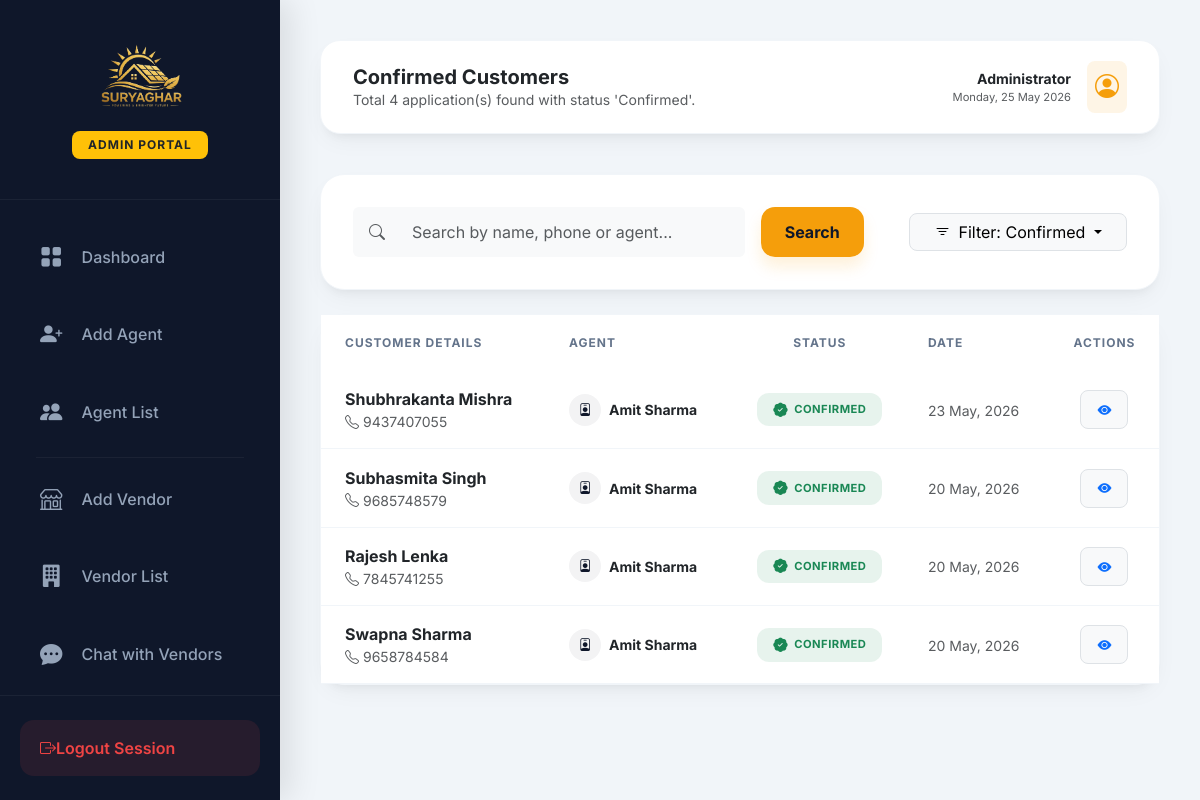
The app's page /admin-all-customers/?status=Confirmed (signed in) with its own data.
### app/models.py (models this page shows, shortened)
class Customer(models.Model):
    STATUS_CHOICES = [
        ('Pending', 'Pending'),
        ('Approved', 'Approved'),
        ('Confirmed', 'Confirmed'),
        ('Rejected', 'Rejected'),
    ]
    VENDOR_STATUS_CHOICES = [
        ('Pending', 'Pending'),
        ('Approve', 'Approve'),
        ('Complete', 'Complete'),
        ('Hold', 'Hold'),
    ]
    agent = models.ForeignKey(Agent, on_delete=models.CASCADE, related_name='customers')
    customer_name = models.CharField(max_length=200)
    aadhaar_card = models.FileField(upload_to='customers/aadhaar/')
    pan_card = models.FileField(upload_to='customers/pan/')
    electricity_bill = models.FileField(upload_to='customers/bills/')
    bank_document = models.FileField(upload_to='customers/bank/')
    roof_photo = models.FileField(upload_to='customers/roof/')
    meter_photo = models.FileField(upload_to='customers/meter/')
    passport_photo = models.FileField(upload_to='customers/photos/')
    ownership_proof = models.FileField(upload_to='customers/ownership/')
    vendor_quotation = models.FileField(upload_to='customers/quotations/')
    mobile_number = models.CharField(max_length=15)
    address = models.TextField()
    status = models.CharField(max_length=20, choices=STATUS_CHOICES, default='Pending')
    remark = models.TextField(null=True, blank=True)
    vendor = models.ForeignKey('Vendor', on_delete=models.SET_NULL, null=True, blank=True, related_name='assigned_customers')
    vendor_remark = models.TextField(null=True, blank=True)
    assigned_to_vendor_at = models.DateTimeField(null=True, blank=True)
    vendor_status = models.CharField(max_length=20, choices=VENDOR_STATUS_CHOICES, default='Pending')
    vendor_status_remark = models.TextField(null=True, blank=True)
    vendor_status_updated_at = models.DateTimeField(null=True, blank=True)
    created_at = models.DateTimeField(auto_now_add=True)

class Agent(models.Model):
    name = models.CharField(max_length=100)
    email = models.EmailField(unique=True)
    phone = models.CharField(max_length=15, unique=True)
    address = models.TextField(null=True, blank=True)
    profile_photo = models.ImageField(upload_to='profile_photos/', null=True, blank=True)
    aadhar_number = models.CharField(max_length=15, null=True, blank=True)
    aadhar_card_image = models.ImageField(upload_to='aadhar_cards/', null=True, blank=True)
    password = models.CharField(max_length=100)
    is_active = models.BooleanField(default=True)
    created_at = models.DateTimeField(auto_now_add=True)

### app/views.py (the view)
# urls.py: path('admin-all-customers/', views.all_customers_list, name='all_customers_list'), # All Customers Filterable List (Admin)
def all_customers_list(request):
    if not request.user.is_authenticated or not request.user.is_staff:
        return redirect('admin_login')
    status_filter = request.GET.get('status')
    search_query = request.GET.get('search')
    customers = Customer.objects.all().order_by('-created_at')
    if status_filter:
        customers = customers.filter(status=status_filter)
    if search_query:
        customers = customers.filter(
            Q(customer_name__icontains=search_query) |
            Q(mobile_number__icontains=search_query) |
            Q(agent__name__icontains=search_query)
        )
    return render(request, 'admin/all_customers_list.html', {
        'customers': customers,
        'status_filter': status_filter,
        'search_query': search_query
    })

### app/templates/admin/all_customers_list.html (shortened to what this page needs)
{% extends 'admin/admin_dashboard.html' %}
{% load static %}
{% block page_title %}
    {% if status_filter %}{{ status_filter }} Customers{% else %}All Customer Applications{% endif %}
{% endblock %}
{% block page_subtitle %}
    Total {{ customers|length }} application(s) found {% if status_filter %}with status '{{ status_filter }}'{% endif %}.
{% endblock %}
{% block dashboard_content %}
<div class="row g-4 mb-4">
    <div class="col-12">
        <div class="modern-card">
            <div class="row align-items-center g-3">
                <div class="col-md-8">
                    <form method="GET" class="d-flex gap-3">
                        <div class="input-group flex-grow-1">
                            <span class="input-group-text bg-light border-0 px-3"><i class="bi bi-search text-muted"></i></span>
                            <input type="text" name="search" class="form-control border-0 bg-light py-2" placeholder="Search by name, phone or agent..." value="{{ search_query|default:'' }}">
                        </div>
                        <button class="btn btn-modern-gold px-4" type="submit">Search</button>
                    </form>
                </div>
                <div class="col-md-4 text-md-end">
                    <div class="dropdown">
                        <button class="btn btn-light border dropdown-toggle px-4 rounded-3" type="button" data-bs-toggle="dropdown">
                            <i class="bi bi-filter me-2"></i>Filter: {{ status_filter|default:"All" }}
                        </button>
                    </div>
                </div>
            </div>
        </div>
    </div>
</div>
<div class="modern-card p-0">
    <div class="table-responsive">
        <table class="table modern-table mb-0">
        <thead>
            <tr>
                <th class="ps-4">Customer Details</th>
                <th>Agent</th>
                <th class="text-center">Status</th>
                <th>Date</th>
                <th class="text-center">Actions</th>
            </tr>
        </thead>
        <tbody>
            {% for customer in customers %}
            <tr>
                <td class="ps-4 py-3">
                    <div class="fw-bold text-dark">{{ customer.customer_name }}</div>
                    <div class="small text-muted"><i class="bi bi-telephone me-1"></i>{{ customer.mobile_number }}</div>
                </td>
                <td>
                    <div class="d-flex align-items-center">
                        <div class="icon-navy p-2 rounded-circle me-2" style="width: 32px; height: 32px; font-size: 0.8rem; display: flex; align-items: center; justify-content: center;">
                            <i class="bi bi-person-badge"></i>
                        </div>
                        <span class="small fw-bold text-dark">{{ customer.agent.name }}</span>
                    </div>
                </td>
                <td class="text-center">
                    {% if customer.status == 'Pending' %}
                        <span class="badge-modern bg-warning bg-opacity-10 text-dark">
                            <i class="bi bi-clock-history"></i> Pending
                        </span>
                    {% elif customer.status == 'Approved' %}
                        <span class="badge-modern bg-primary bg-opacity-10 text-primary">
                            <i class="bi bi-check-circle-fill"></i> Approved
                        </span>
                    {% elif customer.status == 'Confirmed' %}
                        <span class="badge-modern bg-success bg-opacity-10 text-success">
                            <i class="bi bi-patch-check-fill"></i> Confirmed
                        </span>
                    {% elif customer.status == 'Rejected' %}
                        <span class="badge-modern bg-danger bg-opacity-10 text-danger">
                            <i class="bi bi-x-circle-fill"></i> Rejected
                        </span>
                    {% endif %}
                </td>
                <td><span class="small text-muted">{{ customer.created_at|date:"d M, Y" }}</span></td>
                <td class="text-center">
                    <div class="d-flex gap-2 justify-content-center">
                        <a href="{% url 'customer_details' customer.id %}" class="btn btn-sm btn-light rounded-3 px-3 py-2 border" title="View Details">
                            <i class="bi bi-eye-fill text-primary"></i>
                        </a>
                    </div>
                </td>
            </tr>
            {% endfor %}
        </tbody>
    </table>
    </div>
</div>
{% endblock %}

### app/templates/admin/admin_dashboard.html (style rules this page uses)
:root { --sidebar-width: 280px; --deep-navy: #0f172a; --secondary-navy: #1e293b; --gold-primary: #f59e0b; --gold-hover: #d97706; --bg-light: #f1f5f9; --text-main: #1e293b; --text-muted: #64748b; --card-shadow: 0 10px 25px -5px rgba(0, 0, 0, 0.05), 0 8px 10px -6px rgba(0, 0, 0, 0.05); --transition: all 0.3s cubic-bezier(0.4, 0, 0.2, 1); }
body { font-family: 'Inter', system-ui, -apple-system, sans-serif; background-color: var(--bg-light); color: var(--text-main); }
.modern-card { background: white; border: none; border-radius: 24px; box-shadow: var(--card-shadow); padding: 2rem; transition: var(--transition); border: 1px solid #f1f5f9; }
.icon-navy { background: rgba(15, 23, 42, 0.05); color: var(--deep-navy); }
.btn-modern-gold { background: var(--gold-primary); color: var(--deep-navy); padding: 0.8rem 1.8rem; border-radius: 14px; font-weight: 700; border: none; box-shadow: 0 10px 15px rgba(245, 158, 11, 0.15); transition: var(--transition); }
.modern-table thead { background: #f8fafc; }
.modern-table th { font-weight: 700; text-transform: uppercase; font-size: 0.75rem; letter-spacing: 1px; color: var(--text-muted); padding: 1.2rem; border: none; }
.modern-table td { padding: 1.2rem; vertical-align: middle; border-bottom: 1px solid #f1f5f9; }
.badge-modern { display: inline-flex; align-items: center; gap: 6px; padding: 6px 16px; border-radius: 12px; font-weight: 700; font-size: 0.7rem; text-transform: uppercase; letter-spacing: 0.5px; white-space: nowrap; transition: var(--transition); }
.badge-modern i { font-size: 0.9rem; }

### records on screen
Customer: customer_name "Shubhrakanta Mishra", mobile_number "9437407055", agent.name "Amit Sharma", status "Confirmed" (drawn), created_at "23 May, 2026"
Customer: customer_name "Subhasmita Singh", mobile_number "9685748579", agent.name "Amit Sharma", status "Confirmed" (drawn), created_at "20 May, 2026"
Customer: customer_name "Rajesh Lenka", mobile_number "7845741255", agent.name "Amit Sharma", status "Confirmed" (drawn), created_at "20 May, 2026"
Customer: customer_name "Swapna Sharma", mobile_number "9658784584", agent.name "Amit Sharma", status "Confirmed" (drawn), created_at "20 May, 2026"

### other values on screen
{{ status_filter }} "Confirmed"
{{ customers|length }} "4"
{{ status_filter|default:"All" }} "Confirmed"
